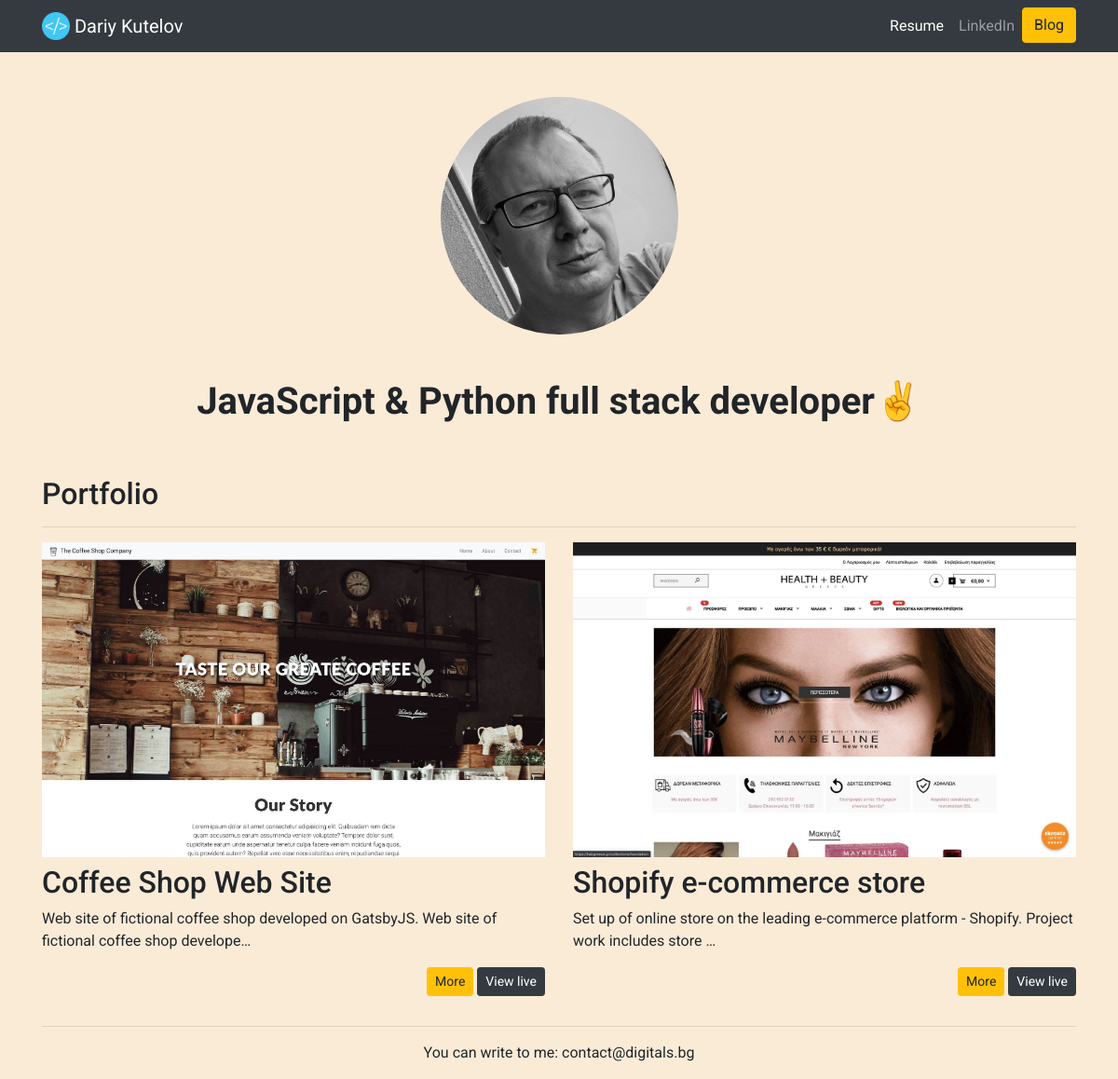
The page / on the database its author committed.
### portfolio/models.py (models this page shows, shortened)
class Project(models.Model):
    title = models.CharField(max_length=200)
    description = models.TextField()
    image = models.ImageField(upload_to='portfolio/images/')
    url = models.URLField(blank=True)

### portfolio/views.py (the view)
# urls.py: path('', views.home, name='home'),
def home(request):
    projects = Project.objects.all()
    return render(request, 'portfolio/index.html', {'projects': projects})

### portfolio/templates/portfolio/index.html
{% extends 'portfolio/base.html' %}
{% block content %}
{% load static %}
<div class="row justify-content-center my-5">
  <div class="col-3">
    <img src="{% static 'portfolio/me.jpg' %}" class="img-fluid" alt="Photo of me" style="border-radius: 50%; filter:grayscale(100%);">
  </div>
</div>
<div class="row justify-content-center mb-3">
  <div class="col-md-9 text-center">
    <h1 id="hometext" class="font-weight-bold">JavaScript & Python full stack developer✌️</h1>
  </div>
</div>
<h2 class="mt-5">Portfolio</h2>
<hr>
<div class="row">
    {% for project in projects %}
        <div class="col-lg-6 col-md-4 mb-3">
            <a href="{% url 'portfolio:project_detail' project.id %}" style="color:inherit;text-decoration: none;">
                <img src="{{ project.image.url }}" height="400px" class="img-fluid mb-2"/>
                <h2>{{ project.title }}</h2>
            </a>
            <p>{{ project.description|striptags|truncatechars:100  }}</p>
            {% if project.url  %}
            <div class="text-right">
                <a role="button" href="{% url 'portfolio:project_detail' project.id %}" class="btn btn-warning btn-sm">More</a>
                <a role="button" href="{{ project.url }}" class="btn btn-dark btn-sm">View live</a>
            </div>
            {% endif %}
        </div>
    {% endfor %}
</div>
{% endblock %}}

### portfolio/templates/portfolio/base.html (shortened to what this page needs)
<!doctype html>
{% load static %}
<html lang="en">
  <head>
    <link rel="stylesheet" href="https://stackpath.bootstrapcdn.com/bootstrap/4.5.2/css/bootstrap.min.css">
    <link rel="stylesheet" href="{% static 'portfolio/custom.css' %}">
  </head>
  <body>
    <nav class="navbar navbar-expand-lg navbar-dark bg-dark">
      <div class="container">
        <a class="navbar-brand" href="{% url 'home' %}">
          <img src="{% static 'portfolio/Logo.png' %}" width="30" height="30" class="d-inline-block align-top" alt="Dari's Logo">
           <span>Dariy Kutelov</span>
        </a>
        <div class="collapse navbar-collapse text-center" id="navbarNavAltMarkup">
          <ul class="navbar-nav ml-auto">
            <li class="nav-item active">
              <a class="nav-link" href="{% static 'portfolio/Profile.pdf' %}">Resume</a>
            </li>
            <li class="nav-item">
              <a class="nav-link" href="https://www.linkedin.com/in/dariy-kutelov-a4850212/" target="_blank">LinkedIn</a>
            </li>
            <li class="nav-item">
              <a role="button" href="{% url 'blog:all_blogs' %}" class="btn btn-warning">Blog</a>
            </li>
          </ul>
        </div>
      </div>
    </nav>
    <div class="container">
      {% block content %}{% endblock %}
      <hr>
      <footer class="text-center mb-3">
             You can write to me: contact@digitals.bg
      </footer>
    </div>
  </body>
</html>

### portfolio/static/portfolio/custom.css (style rules this page uses)
body { background: antiquewhite; font-family: 'Roboto', sans-serif; }

### rows shown on the page
Project: image (picture), title "Coffee Shop Web Site", description "Web site of fictional coffee shop developed on GatsbyJS. Web site of fictional coffee shop develope…"
Project: image (picture), title "Shopify e-commerce store", description "Set up of online store on the leading e-commerce platform - Shopify. Project work includes store …"
